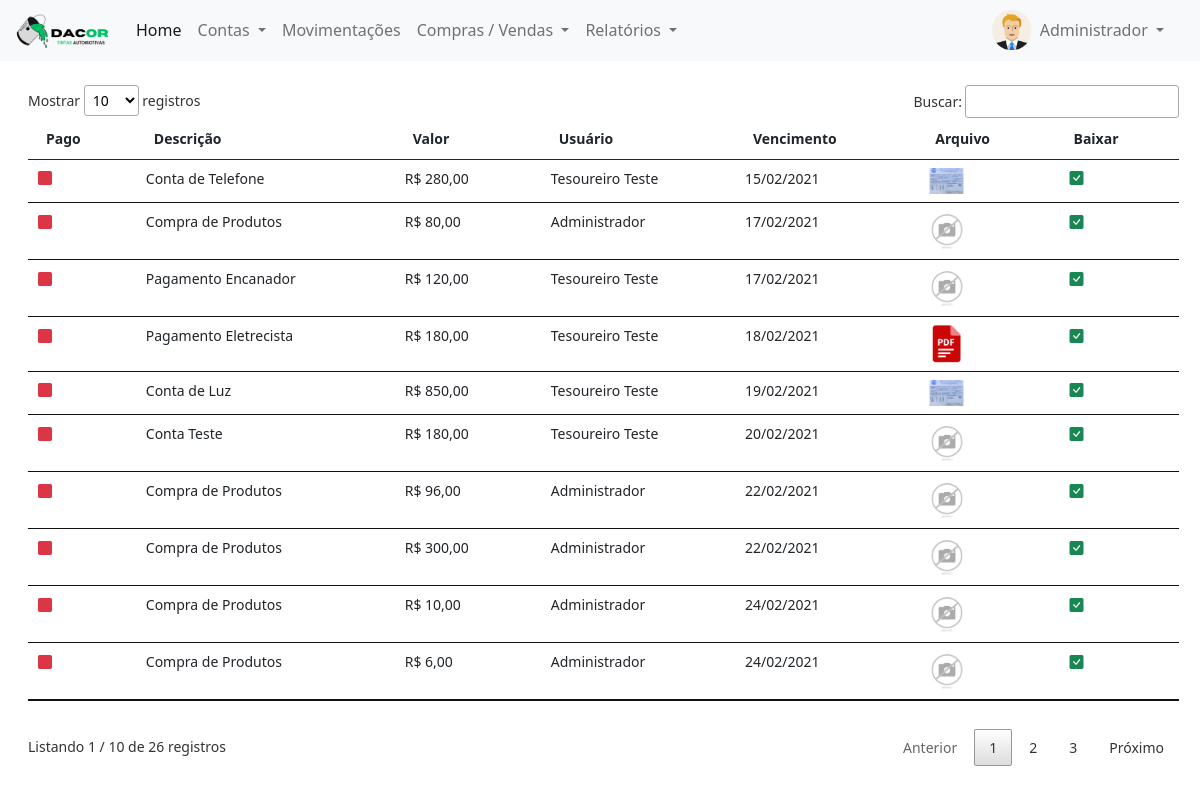
/login/painel-tesoureiro/index.php?pagina=contas_pagar_vencidas (signed in), run on the app's committed database.
### tables this page shows
CREATE TABLE `usuarios` (
  `id` int(11) NOT NULL,
  `nome` varchar(50) NOT NULL,
  `email` varchar(50) NOT NULL,
  `cpf` varchar(20) NOT NULL,
  `senha` varchar(20) NOT NULL,
  `nivel` varchar(20) NOT NULL
);

CREATE TABLE `contas_pagar` (
  `id` int(11) NOT NULL,
  `descricao` varchar(100) DEFAULT NULL,
  `valor` decimal(8,2) NOT NULL,
  `usuario` int(11) NOT NULL,
  `pago` varchar(5) NOT NULL,
  `data` date NOT NULL,
  `vencimento` date NOT NULL,
  `arquivo` varchar(150) DEFAULT NULL,
  `id_compra` int(11) NOT NULL,
  `data_pgto` date DEFAULT NULL
);

### login/painel-tesoureiro/contas_pagar_vencidas.php (the view, shortened to what this page needs)
<?php
$pag = 'contas_pagar';
require_once('../conexao.php');
?>
<div class="mt-4" style="margin-right:25px">
	<?php
	$query = $pdo->query("SELECT * from contas_pagar where vencimento < curDate() and pago != 'Sim' order by vencimento asc");
	$res = $query->fetchAll(PDO::FETCH_ASSOC);
	$total_reg = @count($res);
	if($total_reg > 0){
		?>
		<small>
			<table id="example" class="table table-hover my-4" style="width:100%">
				<thead>
					<tr>
						<th>Pago</th>
						<th>Descrição</th>
						<th>Valor</th>
						<th>Usuário</th>
						<th>Vencimento</th>
						<th>Arquivo</th>
						<th>Baixar</th>
					</tr>
				</thead>
				<tbody>
					<?php
					for($i=0; $i < $total_reg; $i++){
							$id_usu = $res[$i]['usuario'];
						$query_p = $pdo->query("SELECT * from usuarios where id = '$id_usu'");
						$res_p = $query_p->fetchAll(PDO::FETCH_ASSOC);
						$nome_usu = $res_p[0]['nome'];
						if($res[$i]['pago'] == 'Sim'){
							$classe = 'text-success';
						}else{
							$classe = 'text-danger';
						}
						$extensao = strchr($res[$i]['arquivo'], '.');
						if($extensao == '.pdf'){
							$arquivo_pasta = 'pdf.png';
						}else{
							$arquivo_pasta = $res[$i]['arquivo'];
						}
						?>
						<tr>
							<td>								<i class="bi bi-square-fill <?php echo $classe ?>"></i>
							</td>
							<td><?php echo $res[$i]['descricao'] ?></td>
							<td>R$ <?php echo number_format($res[$i]['valor'], 2, ',', '.'); ?></td>
							<td><?php echo $nome_usu ?></td>
							<td><?php echo implode('/', array_reverse(explode('-', $res[$i]['vencimento']))); ?></td>
							<td><a href="../img/<?php echo $pag ?>/<?php echo $res[$i]['arquivo'] ?>" title="Ver Arquivo" style="text-decoration: none" target="_blank">
								<img src="../img/<?php echo $pag ?>/<?php echo $arquivo_pasta ?>" width="40">
							</a>
						</td>
						<td>
								<a href="index.php?pagina=contas_pagar_vencidas&funcao=baixar&id=<?php echo $res[$i]['id'] ?>" title="Baixar Registro" style="text-decoration: none">
									<i class="bi bi-check-square-fill text-success mx-1"></i>
								</a>
						</td>
					</tr>
				<?php } ?>
			</tbody>
		</table>
	</small>
<?php }else{
	echo '<p>Não existem dados para serem exibidos!!';
} ?>
</div>

### login/painel-tesoureiro/index.php (shortened to what this page needs)
<?php
require_once('../conexao.php');
$menu1 = 'home';
$menu2 = 'contas_pagar';
$menu3 = 'contas_receber';
$menu4 = 'movimentacoes';
$menu5 = 'vendas';
$menu6 = 'compras';
$menu7 = 'contas_pagar_vencidas';
$query = $pdo->query("SELECT * from usuarios WHERE id = '$_SESSION[id_usuario]'");
$res = $query->fetchAll(PDO::FETCH_ASSOC);
$nome_usu = $res[0]['nome'];
 ?>
<!DOCTYPE html>
<html>
<head>
	<link href="https://cdn.jsdelivr.net/npm/bootstrap@5.0.0-beta1/dist/css/bootstrap.min.css" rel="stylesheet">
	<link rel="stylesheet" type="text/css" href="../vendor/DataTables/datatables.min.css"/>
	<link rel="stylesheet" href="https://cdn.jsdelivr.net/npm/bootstrap-icons@1.3.0/font/bootstrap-icons.css">
</head>
<body>
	<nav class="navbar navbar-expand-lg navbar-light bg-light">
  <div class="container-fluid">
    <a class="navbar-brand" href="index.php">
    	<img src="../img/logo-painel.png" width="100">
    </a>
    <div class="collapse navbar-collapse" id="navbarSupportedContent">
      <ul class="navbar-nav me-auto mb-2 mb-lg-0">
        <li class="nav-item">
          <a class="nav-link active" aria-current="page" href="index.php?pagina=<?php echo $menu1 ?>">Home</a>
        </li>
        <li class="nav-item dropdown">
          <a class="nav-link dropdown-toggle" href="#" id="navbarDropdown" role="button" data-bs-toggle="dropdown" aria-expanded="false">
            Contas
          </a>
        </li>
        <li class="nav-item">
          <a class="nav-link" href="index.php?pagina=<?php echo $menu4 ?>">Movimentações</a>
        </li>
        <li class="nav-item dropdown">
          <a class="nav-link dropdown-toggle" href="#" id="navbarDropdown" role="button" data-bs-toggle="dropdown" aria-expanded="false">
            Compras / Vendas
          </a>
        </li>
        <li class="nav-item dropdown">
          <a class="nav-link dropdown-toggle" href="#" id="navbarDropdown" role="button" data-bs-toggle="dropdown" aria-expanded="false">
            Relatórios
          </a>
        </li>
      </ul>
      <div class="d-flex mx-3">
        <img src="../img/icone-user.png" width="40px" height="40px">
    <div class="collapse navbar-collapse" id="navbarNavDarkDropdown">
      <ul class="navbar-nav">
        <li class="nav-item dropdown">
          <a class="nav-link dropdown-toggle" href="#" id="navbarDarkDropdownMenuLink" role="button" data-bs-toggle="dropdown" aria-expanded="false">
            <?php echo $nome_usu ?>
          </a>
        </li>
      </ul>
    </div>
       </div>
    </div>
  </div>
</nav>
<div class="container-fluid mt-2 mx-3">
<?php
if(@$_GET['pagina'] == $menu1){
	require_once($menu1. '.php');
}
else if(@$_GET['pagina'] == $menu2){
	require_once($menu2. '.php');
}
else if(@$_GET['pagina'] == $menu3){
	require_once($menu3. '.php');
}
else if(@$_GET['pagina'] == $menu4){
	require_once($menu4. '.php');
}
else if(@$_GET['pagina'] == $menu5){
  require_once($menu5. '.php');
}
else if(@$_GET['pagina'] == $menu6){
  require_once($menu6. '.php');
}
else if(@$_GET['pagina'] == $menu7){
  require_once($menu7. '.php');
}
 ?>
</div>
</body>
</html>
<link href="https://cdn.jsdelivr.net/npm/select2@4.1.0-rc.0/dist/css/select2.min.css" rel="stylesheet" />

### data on the page
usuarios: nome "Administrador"
contas_pagar: descricao "Conta de Telefone", valor "280,00", usuarios.nome "Tesoureiro Teste", vencimento "15/02/2021", arquivo (picture)
contas_pagar: descricao "Compra de Produtos", valor "80,00", usuarios.nome "Administrador", vencimento "17/02/2021", arquivo (picture)
contas_pagar: descricao "Pagamento Encanador", valor "120,00", usuarios.nome "Tesoureiro Teste", vencimento "17/02/2021", arquivo (picture)
contas_pagar: descricao "Pagamento Eletrecista", valor "180,00", usuarios.nome "Tesoureiro Teste", vencimento "18/02/2021", shows a picture
contas_pagar: descricao "Conta de Luz", valor "850,00", usuarios.nome "Tesoureiro Teste", vencimento "19/02/2021", arquivo (picture)
contas_pagar: descricao "Conta Teste", valor "180,00", usuarios.nome "Tesoureiro Teste", vencimento "20/02/2021", arquivo (picture)
contas_pagar: descricao "Compra de Produtos", valor "96,00", usuarios.nome "Administrador", vencimento "22/02/2021", arquivo (picture)
contas_pagar: descricao "Compra de Produtos", valor "300,00", usuarios.nome "Administrador", vencimento "22/02/2021", arquivo (picture)
contas_pagar: descricao "Compra de Produtos", valor "10,00", usuarios.nome "Administrador", vencimento "24/02/2021", arquivo (picture)
contas_pagar: descricao "Compra de Produtos", valor "6,00", usuarios.nome "Administrador", vencimento "24/02/2021", arquivo (picture)
